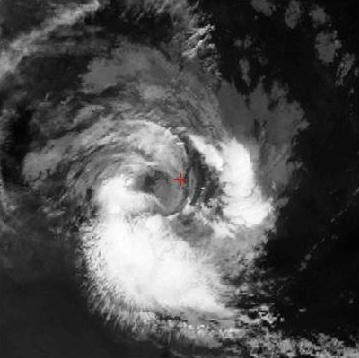
#> input picture uploads/sat_003c2e05.jpg, 359 x 358 px
$ python -i gradcam.py   (imports and definitions only)
#> lines starting #> are read from the running program, lines starting #| are printed output that depends on the picture
### backend/config.py
from pathlib import Path
from typing import Dict, Any

# Base Directories
BASE_DIR = Path(__file__).resolve().parent.parent
DATA_DIR = BASE_DIR / "data"
RAW_DATA_DIR = DATA_DIR / "raw"
PROCESSED_DATA_DIR = DATA_DIR / "processed"
SATELLITE_DATA_DIR = DATA_DIR / "satellite"
TRACKS_DATA_DIR = DATA_DIR / "tracks"
DEMO_DATA_DIR = DATA_DIR / "demo"
MODELS_DIR = BASE_DIR / "models"
UPLOADS_DIR = BASE_DIR / "uploads"
DATABASE_URL = f"sqlite:///{BASE_DIR / 'cyclone_ai.db'}"

# Ensure required directories exist
for folder in [DATA_DIR, RAW_DATA_DIR, PROCESSED_DATA_DIR, SATELLITE_DATA_DIR,
               TRACKS_DATA_DIR, DEMO_DATA_DIR, MODELS_DIR, UPLOADS_DIR]:
    folder.mkdir(parents=True, exist_ok=True)
#> further down, picture is the input picture: shape (358, 359, 3); mean B, G, R 79.2, 79.2, 79.3

# Standard IMD (India Meteorological Department) & WMO Intensity Scale
CYCLONE_CATEGORIES = [
    {
        "name": "Low Pressure Area",
        "short": "LPA",
        "min_wind_kmph": 0,
        "max_wind_kmph": 31,
        "color": "#38bdf8",
        "severity": "Informational"
    },
    {
        "name": "Depression",
        "short": "D",
        "min_wind_kmph": 31,
        "max_wind_kmph": 49,
        "color": "#34d399",
        "severity": "Low"
    },
    {
        "name": "Deep Depression",
        "short": "DD",
        "min_wind_kmph": 50,
        "max_wind_kmph": 61,
        "color": "#facc15",
        "severity": "Moderate"
    },
    {
        "name": "Cyclonic Storm",
        "short": "CS",
        "min_wind_kmph": 62,
        "max_wind_kmph": 88,
        "color": "#fb923c",
        "severity": "High"
    },
    {
        "name": "Severe Cyclonic Storm",
        "short": "SCS",
        "min_wind_kmph": 89,
        "max_wind_kmph": 117,
        "color": "#f97316",
        "severity": "Severe"
    },
    {
        "name": "Very Severe Cyclonic Storm",
        "short": "VSCS",
        "min_wind_kmph": 118,
        "max_wind_kmph": 166,
        "color": "#ef4444",
        "severity": "Very Severe"
    },
    {
        "name": "Extremely Severe Cyclonic Storm",
        "short": "ESCS",
        "min_wind_kmph": 167,
        "max_wind_kmph": 221,
        "color": "#dc2626",
        "severity": "Extremely Severe"
    },
    {
        "name": "Super Cyclonic Storm",
        "short": "SuCS",
        "min_wind_kmph": 222,
        "max_wind_kmph": 350,
        "color": "#991b1b",
        "severity": "Catastrophic"
    }
]

# [5 lines left out: function get_category_from_wind, not called in this run]

DISCLAIMER_TEXT = (
    "Research prototype for cyclone analysis. "
    "Forecast outputs must not replace official meteorological warnings."
)

EXPLAINABILITY_CAPTION = (
    "AI Attention Region — areas highlighted by the model as important for cyclone identification."
)

### preprocessing/image_preprocessing.py
import cv2
import numpy as np
from PIL import Image
import io
from typing import Tuple, Optional, Dict, Any

def load_image_to_numpy(image_source) -> np.ndarray:
    """
    Loads an image from filepath, bytes, or PIL Image into a NumPy array (RGB).
    """
    if isinstance(image_source, (str, bytes, bytearray)):
        if isinstance(image_source, str):
            image = Image.open(image_source).convert('RGB')
        else:
            image = Image.open(io.BytesIO(image_source)).convert('RGB')
        return np.array(image)
    elif isinstance(image_source, Image.Image):
        return np.array(image_source.convert('RGB'))
    elif isinstance(image_source, np.ndarray):
        if len(image_source.shape) == 2:
            return cv2.cvtColor(image_source, cv2.COLOR_GRAY2RGB)
        elif image_source.shape[2] == 4:
            return cv2.cvtColor(image_source, cv2.COLOR_RGBA2RGB)
        return image_source
    else:
        raise ValueError("Unsupported image source type")

# [82 lines left out: functions apply_clahe_contrast, reduce_noise, enhance_cloud_patterns, resize_and_normalize, estimate_vortex_center, not called in this run]

### ml/explainability/gradcam.py
from __future__ import annotations

import uuid
from pathlib import Path
from typing import Any, Dict, Optional

import cv2
import numpy as np
from PIL import Image

from backend.config import UPLOADS_DIR
from preprocessing.image_preprocessing import load_image_to_numpy, resize_and_normalize


class GradCamExplainer:
    """Generate true Grad-CAM when a CNN is loaded, otherwise labelled saliency."""

    def __init__(self, model=None, target_layer=None):
        self.model = model
        self.target_layer = target_layer or (
            model.features[-1] if model is not None and hasattr(model, "features") else None
        )

    def _gradcam(self, image_rgb: np.ndarray) -> np.ndarray:
        import torch

        activations, gradients = [], []
        forward_hook = self.target_layer.register_forward_hook(
            lambda _module, _inputs, output: activations.append(output)
        )
        backward_hook = self.target_layer.register_full_backward_hook(
            lambda _module, _grad_input, grad_output: gradients.append(grad_output[0])
        )
        try:
            _, normalized = resize_and_normalize(image_rgb, (224, 224))
            tensor = torch.from_numpy(normalized).unsqueeze(0).float()
            self.model.zero_grad(set_to_none=True)
            logits = self.model(tensor)
            logits[0, int(logits.argmax(dim=1).item())].backward()
            weights = gradients[0].mean(dim=(2, 3), keepdim=True)
            cam = (weights * activations[0]).sum(dim=1).relu()[0]
            cam = cam.detach().cpu().numpy()
            cam -= cam.min()
            cam /= cam.max() + 1e-8
            return cv2.resize(cam, (image_rgb.shape[1], image_rgb.shape[0]))
        finally:
            forward_hook.remove()
            backward_hook.remove()

    @staticmethod
    def _saliency(image_rgb: np.ndarray) -> np.ndarray:
        gray = cv2.cvtColor(image_rgb, cv2.COLOR_RGB2GRAY)
        size = max(15, min(gray.shape) // 16)
#> size = 22
        size += 1 - size % 2
#> size = 23
        blurred = cv2.GaussianBlur(gray, (size, size), 0)
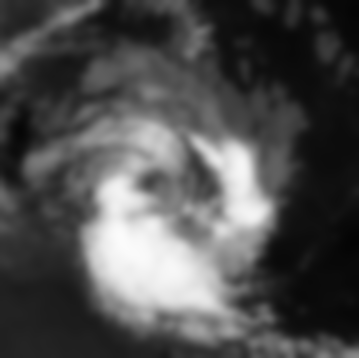
#> blurred: shape (358, 359); min 4, max 251, mean 79.2
        gradient = cv2.morphologyEx(
            blurred, cv2.MORPH_GRADIENT,
            cv2.getStructuringElement(cv2.MORPH_ELLIPSE, (7, 7)),
        )
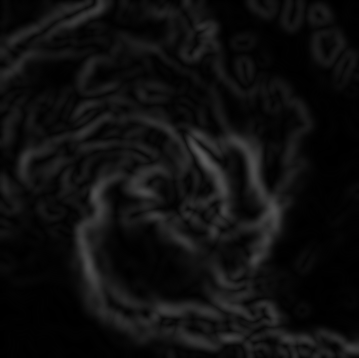
#> gradient: shape (358, 359); min 0, max 88, mean 14.5
        attention = 0.5 * gray.astype(np.float32) / 255.0 + 0.5 * gradient.astype(np.float32) / 255.0
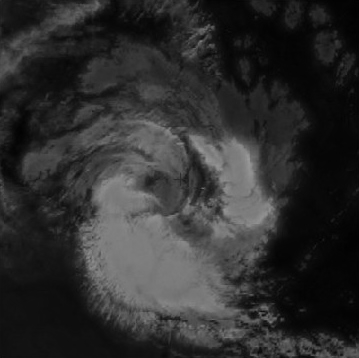
#> attention: shape (358, 359) float32; min 0.00392, max 0.612, mean 0.184
        attention -= attention.min()
        return attention / (attention.max() + 1e-8)
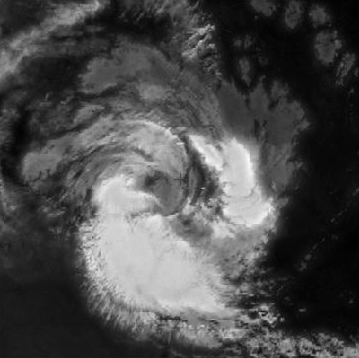
#> returned value: shape (358, 359) float32; min 0, max 1, mean 0.296

    def generate_heatmap(self, image_source, output_filename: Optional[str] = None) -> Dict[str, Any]:
        image_rgb = load_image_to_numpy(image_source)
        true_gradcam = self.model is not None and self.target_layer is not None
        attention = self._gradcam(image_rgb) if true_gradcam else self._saliency(image_rgb)
        colored_bgr = cv2.applyColorMap((attention * 255).astype(np.uint8), cv2.COLORMAP_TURBO)
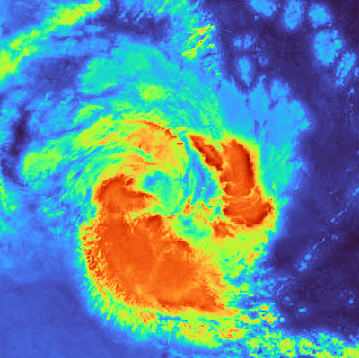
#> colored_bgr: shape (358, 359, 3); mean B, G, R 153.7, 141.8, 97.2
        colored_rgb = cv2.cvtColor(colored_bgr, cv2.COLOR_BGR2RGB)
        overlay = cv2.addWeighted(image_rgb, 0.5, colored_rgb, 0.5, 0)
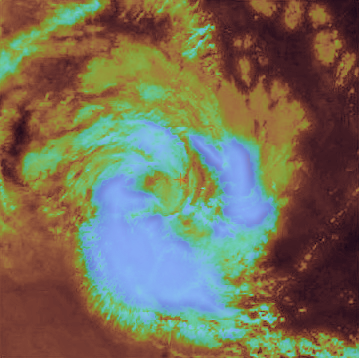
#> overlay: shape (358, 359, 3); mean B, G, R 88.2, 110.5, 116.5
        output_filename = output_filename or f"heatmap_{uuid.uuid4().hex[:10]}.png"
        output_path = UPLOADS_DIR / output_filename
        Image.fromarray(overlay).save(output_path)
        peak_y, peak_x = np.unravel_index(np.argmax(attention), attention.shape)
#> peak_y = 159; peak_x = 248
        method = "Grad-CAM" if true_gradcam else "cloud-pattern saliency fallback"
        return {
            "heatmap_url": f"/uploads/{output_filename}", "heatmap_path": str(output_path),
            "caption": f"{method}: highlighted regions contributed most to this analysis.",
            "method": method, "is_model_explanation": true_gradcam,
            "attention_peak_x": int(peak_x), "attention_peak_y": int(peak_y),
        }

>>> import cv2
>>> picture = cv2.imread('../../uploads/sat_003c2e05.jpg')
>>> result = GradCamExplainer().generate_heatmap(picture)
#> result = 7 items

$ run again, on uploads/sat_1efb4adb.jpg
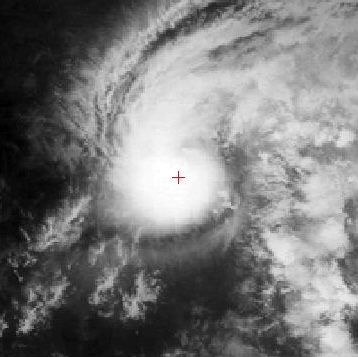
#> input picture uploads/sat_1efb4adb.jpg, 358 x 357 px
#> picture is the input picture: shape (357, 358, 3); mean B, G, R 121.7, 121.7, 121.7
#> in generate_heatmap, `colored_bgr = cv2.applyColorMap((attention * 255).astype(np.uint8), cv..`:
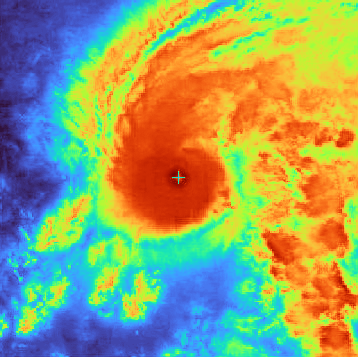
#> colored_bgr: shape (357, 358, 3); mean B, G, R 107, 161.1, 152.1
#> in generate_heatmap, `overlay = cv2.addWeighted(image_rgb, 0.5, colored_rgb, 0.5, 0)`:
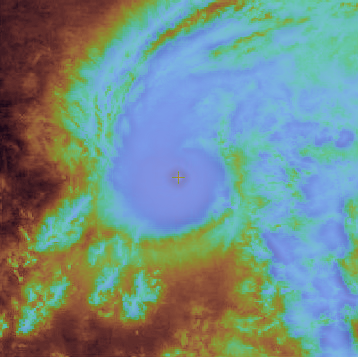
#> overlay: shape (357, 358, 3); mean B, G, R 136.9, 141.4, 114.4
#> peak_y = 173; peak_x = 174
#> result = 7 items

$ run again, on uploads/sat_bd4bdc04.jpg
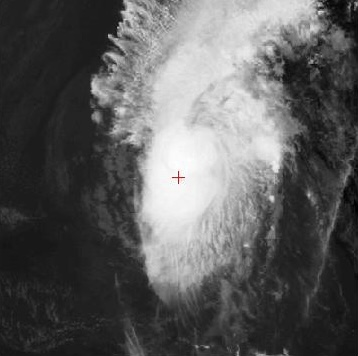
#> input picture uploads/sat_bd4bdc04.jpg, 358 x 356 px
#> picture is the input picture: shape (356, 358, 3); mean B, G, R 92.3, 92.3, 92.3
#> in generate_heatmap, `colored_bgr = cv2.applyColorMap((attention * 255).astype(np.uint8), cv..`:
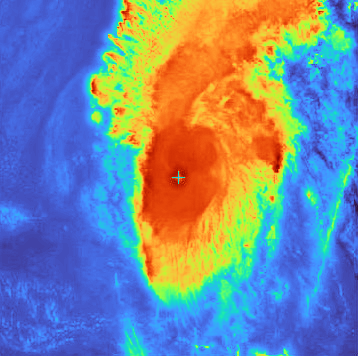
#> colored_bgr: shape (356, 358, 3); mean B, G, R 155, 137.1, 120.1
#> in generate_heatmap, `overlay = cv2.addWeighted(image_rgb, 0.5, colored_rgb, 0.5, 0)`:
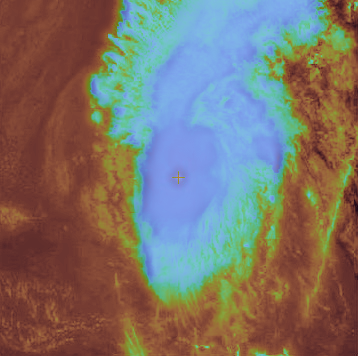
#> overlay: shape (356, 358, 3); mean B, G, R 106.2, 114.7, 123.7
#> peak_y = 166; peak_x = 277
#> result = 7 items

$ run again, on uploads/sat_ea9405d0.jpg
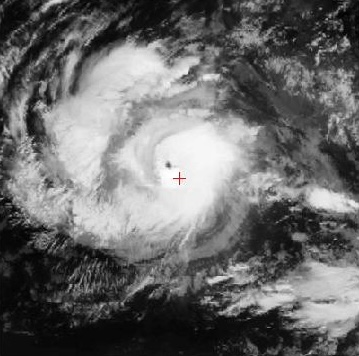
#> input picture uploads/sat_ea9405d0.jpg, 359 x 356 px
#> picture is the input picture: shape (356, 359, 3); mean B, G, R 105.6, 105.6, 105.7
#> in generate_heatmap, `colored_bgr = cv2.applyColorMap((attention * 255).astype(np.uint8), cv..`:
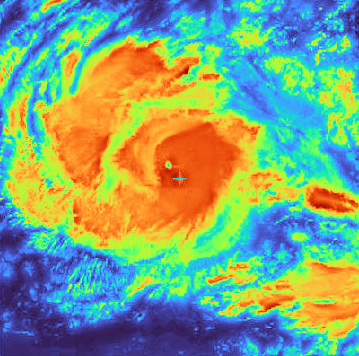
#> colored_bgr: shape (356, 359, 3); mean B, G, R 127, 164.5, 129.2
#> in generate_heatmap, `overlay = cv2.addWeighted(image_rgb, 0.5, colored_rgb, 0.5, 0)`:
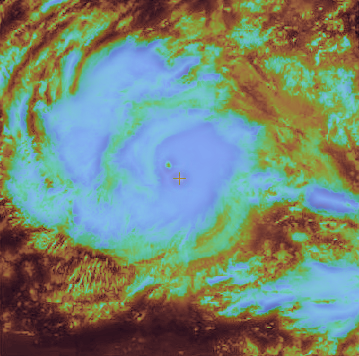
#> overlay: shape (356, 359, 3); mean B, G, R 117.4, 135.1, 116.3
#> peak_y = 70; peak_x = 187
#> result = 7 items
